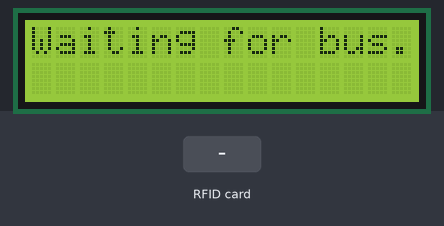
Recording of a sketch running on a simulated Arduino Uno, built with avr-gcc and run on an emulated ATmega328P. On the bench: 16×2 character LCD. The inputs (shaded band) are chosen by the test bench. The audio player accepts every command and is not drawn; what the sketch prints to the serial monitor is not drawn.

Above: at 1.8 s.
1.9 s: RFID card 5E 7A 19 C4 held to the reader
At 3.3 s:
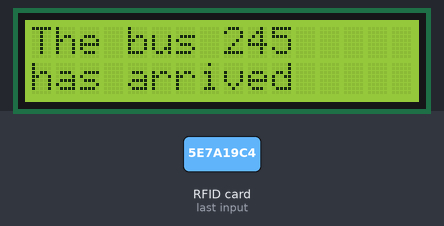
Timing chart, 0 to 4.9 s (numbered marks = the images above; inputs shaded):
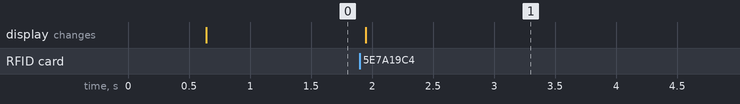

The sketch:

smart_bus_stop.ino
```cpp
#include <SPI.h>
#include <MFRC522.h>
#include <Wire.h>
#include <LiquidCrystal_I2C.h>
#include "SoftwareSerial.h"
#include "DFRobotDFPlayerMini.h"

// RFID
#define SS_PIN 10
#define RST_PIN 9
MFRC522 rfid(SS_PIN, RST_PIN);

// DFPlayer
SoftwareSerial mySerial(7, 8); // RX, TX for DFPlayer (no conflict)
DFRobotDFPlayerMini myDFPlayer;

// LCD
LiquidCrystal_I2C lcd(0x27, 16, 2);

void setup() {
  Serial.begin(9600);

  // RFID setup
  SPI.begin();
  rfid.PCD_Init();
  Serial.println("RFID ready");

  // DFPlayer setup
  mySerial.begin(9600);
  if (!myDFPlayer.begin(mySerial)) {
    Serial.println("DFPlayer Mini init failed!");
    while (true);
  }
  Serial.println("DFPlayer ready");
  myDFPlayer.volume(30);

  // LCD setup
  lcd.init();
  lcd.backlight();
  lcd.setCursor(0, 0);
  lcd.print("Waiting for bus...");
}

void loop() {
  if (!rfid.PICC_IsNewCardPresent() || !rfid.PICC_ReadCardSerial()) {
    return;
  }

  Serial.print("Card UID: ");
  for (byte i = 0; i < rfid.uid.size; i++) {
    Serial.print(rfid.uid.uidByte[i] < 0x10 ? " 0" : " ");
    Serial.print(rfid.uid.uidByte[i], HEX);
  }
  Serial.println();

  lcd.clear();
  lcd.setCursor(0, 0);
  lcd.print("The bus 245");
  lcd.setCursor(0, 1);
  lcd.print("has arrived");

  myDFPlayer.play(1);

  delay(3000);
  lcd.clear();
  lcd.setCursor(0, 0);
  lcd.print("Waiting for bus...");

  rfid.PICC_HaltA();
  rfid.PCD_StopCrypto1();
}
```

Measured:
- after the input at 1.9 s, the display: changes after 0.05 s (image 1)
